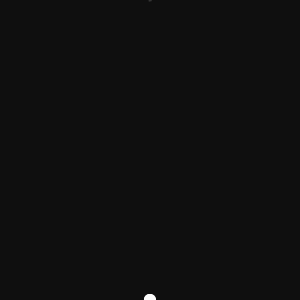
Frame 1 (no input)
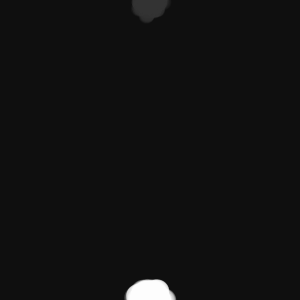
Frame 60 (the mouse pressed at the canvas centre just before this capture)
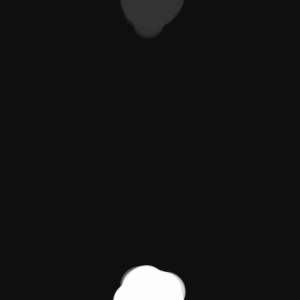
Frame 120 (the mouse held since frame 60 and released just before this capture)

The Processing sketch that drew these frames (run headless with seeded random() and noise(); from frame 60 on, the mouse is pressed at the canvas centre):

// Processing sketch: processing_41640
// ── processing_41640.pde

//Danielle Scesney
//7.2
//?? comments sparse b/c im not 100% sure what im doing


int numParticles = 200; //number of particles.
GenParticle[] p = new GenParticle[numParticles];

void setup() {
  size (300, 300);
  background(15);
  noStroke();
  smooth();
  for (int i=0; i< p.length; i++) {
    float velX = random(-1, 1);
    float velY = i;

    p[i] = new GenParticle(width/2, height, velX, velY, 5, width/2, height);

    if (random(10)>5) {
      //start of white particles.
      p[i] = new GrowParticle(width/2, height, velX, velY, 10, width/2, height);
    }
    else {
      //start of Gray particles.
      p[i] = new SliceParticle(width/2, 0, velX, velY, 1, width/2, 0);
    }
  }
}



void draw() {
  for (int i = 0; i<p.length; i++) {
    p[i].update();
    p[i].regenerate();
    p[i].display();
  }
}




class GrowParticle extends GenParticle {
  GrowParticle (float xIn, float yIn, float vxIn, float vyIn, float r, float ox, float oy) {
    super(xIn, yIn, vxIn, vyIn, r, ox, oy);
  }

  void update() {
    // x and y variables.
    x = x + random(-1, 1);
    y = y + random(-1, 1);
    //radius increases gradually.
    radius+=.25;
  }

  void display() {
    //draws white particles.
    fill(255,50);
    ellipse(x, y, radius, radius);
  }

  void regenerate() {
    if (y<0) {
      //??
      x = originX;
      y = originY;
      radius = 5;
    }
  }
}

class SliceParticle extends GenParticle {
  SliceParticle (float xIn, float yIn, float vxIn, float vyIn, float r, float ox, float oy) {
    super(xIn, yIn, vxIn, vyIn, r, ox, oy);
  }
  void update() {
   x = x + random(-1, 1);
    y = y + random(-1, 1);
    radius+=.25;
 
  }

  void display() {
    //draws gray particles.
    fill(50,50);
    ellipse(x, y, radius, radius);
  }
  void regenerate(){
    //??
    if(y>=300) {
      x = originX;
      y = originY;
      vx = random(-1.5,1.5);
      vy = random(-1,-.5);
    }
  }
}





class GenParticle extends Particle {
  float originX, originY;

  GenParticle(float xIn, float yIn, float vxIn, float vyIn, float r, float ox, float oy) {
    super(xIn, yIn, vxIn, vyIn, r);
    originX = ox;
    originY = oy;
  }

  void regenerate() { 
    if ((x > width + radius) || (x < -radius) ||
      (y > height + radius) || (y < -radius)) { 
      x = originX; 
      y = originY; 
      vx = random(-1.0, 1.0); 
      vy = random(-4.0, -2.0);
    }
  }
}


class Particle{
  float x,y;
  float vx,vy;
  float radius;
  float gravity = .1;
  
  Particle(float xpos, float ypos, float velx, float vely, float r) {
    x = xpos;
    y = ypos;
    vx = velx;
    vy = vely;
    radius = r;
  }
  
  void update() {
    vy = vy + gravity;
    y += y;
    x+=vx;
  }
  
  void display(){
    ellipse(x,y,radius*2,radius*2);
  }
}
